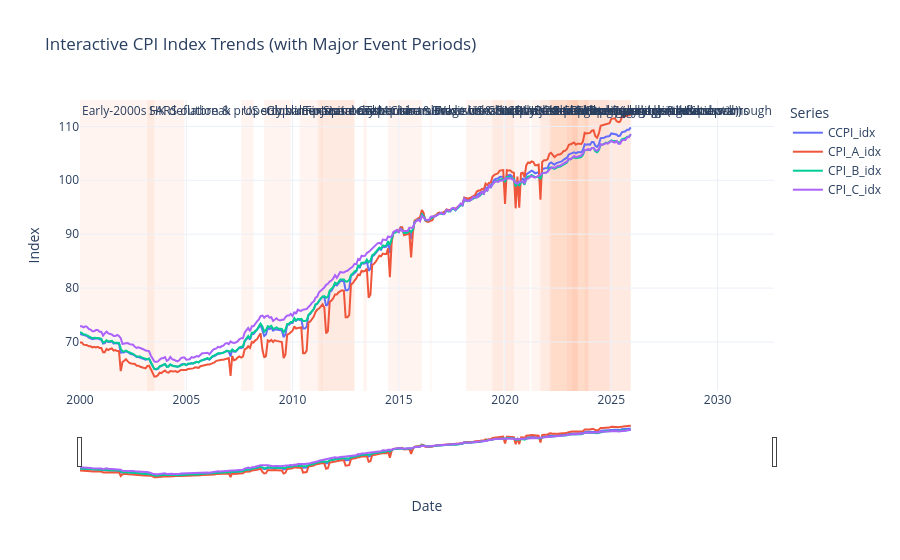

Notebook source saved alongside this figure:
### Markdown cell above
### Graphs

### Code cell
# 1) Interactive CPI index trends with event windows
fig = go.Figure()
for col in ["CCPI_idx", "CPI_A_idx", "CPI_B_idx", "CPI_C_idx"]:
    fig.add_trace(
        go.Scatter(
            x=monthly["Date"],
            y=monthly[col],
            mode="lines",
            name=col,
            hovertemplate="Date=%{x|%Y-%m}<br>Value=%{y:.2f}<extra>" + col + "</extra>",
        )
    )

for _, row in event_periods.iterrows():
    fig.add_vrect(
        x0=row["Start"],
        x1=row["End"],
        fillcolor="LightSalmon",
        opacity=0.12,
        layer="below",
        line_width=0,
        annotation_text=row["Event"],
        annotation_position="top left",
    )

fig.update_layout(
    title="Interactive CPI Index Trends (with Major Event Periods)",
    xaxis_title="Date",
    yaxis_title="Index",
    hovermode="x unified",
    legend_title_text="Series",
    template="plotly_white",
    dragmode="pan",
)
fig.update_xaxes(rangeslider_visible=True)
fig.show(config={"scrollZoom": True, "doubleClick": "reset+autosize"})

### Figure 1 — Plotly figure (JSON) as saved in the notebook; plotly's stock layout.template omitted (floating-point values rounded to 4 significant figures; data arrays with more than 128 entries replaced by an {"elided": "..."} marker saying what was removed)
{"data": [{"hovertemplate": "Date=%{x|%Y-%m}<br>Value=%{y:.2f}<extra>CCPI_idx</extra>", "mode": "lines", "name": "CCPI_idx", "type": "scatter", "x": {"elided": "312 str values"}, "y": {"elided": "312 float values"}}, {"hovertemplate": "Date=%{x|%Y-%m}<br>Value=%{y:.2f}<extra>CPI_A_idx</extra>", "mode": "lines", "name": "CPI_A_idx", "type": "scatter", "x": {"elided": "312 str values"}, "y": {"elided": "312 float values"}}, {"hovertemplate": "Date=%{x|%Y-%m}<br>Value=%{y:.2f}<extra>CPI_B_idx</extra>", "mode": "lines", "name": "CPI_B_idx", "type": "scatter", "x": {"elided": "312 str values"}, "y": {"elided": "312 float values"}}, {"hovertemplate": "Date=%{x|%Y-%m}<br>Value=%{y:.2f}<extra>CPI_C_idx</extra>", "mode": "lines", "name": "CPI_C_idx", "type": "scatter", "x": {"elided": "312 str values"}, "y": {"elided": "312 float values"}}], "layout": {"annotations": [{"showarrow": false, "text": "Early-2000s HK deflation & property slump", "x": "2000-01-01T00:00:00", "xanchor": "left", "xref": "x", "y": 1, "yanchor": "top", "yref": "y domain"}, {"showarrow": false, "text": "SARS outbreak", "x": "2003-03-01T00:00:00", "xanchor": "left", "xref": "x", "y": 1, "yanchor": "top", "yref": "y domain"}, {"showarrow": false, "text": "Global Financial Crisis", "x": "2008-09-01T00:00:00", "xanchor": "left", "xref": "x", "y": 1, "yanchor": "top", "yref": "y domain"}, {"showarrow": false, "text": "US subprime crisis onset", "x": "2007-08-01T00:00:00", "xanchor": "left", "xref": "x", "y": 1, "yanchor": "top", "yref": "y domain"}, {"showarrow": false, "text": "Eurozone debt crisis", "x": "2010-05-01T00:00:00", "xanchor": "left", "xref": "x", "y": 1, "yanchor": "top", "yref": "y domain"}, {"showarrow": false, "text": "Statutory Minimum Wage introduction", "x": "2011-05-01T00:00:00", "xanchor": "left", "xref": "x", "y": 1, "yanchor": "top", "yref": "y domain"}, {"showarrow": false, "text": "Japan earthquake & Fukushima supply shock", "x": "2011-03-11T00:00:00", "xanchor": "left", "xref": "x", "y": 1, "yanchor": "top", "yref": "y domain"}, {"showarrow": false, "text": "China slowdown & RMB adjustment episode", "x": "2014-07-01T00:00:00", "xanchor": "left", "xref": "x", "y": 1, "yanchor": "top", "yref": "y domain"}, {"showarrow": false, "text": "Taper tantrum", "x": "2013-05-01T00:00:00", "xanchor": "left", "xref": "x", "y": 1, "yanchor": "top", "yref": "y domain"}, {"showarrow": false, "text": "Brexit risk shock", "x": "2016-06-23T00:00:00", "xanchor": "left", "xref": "x", "y": 1, "yanchor": "top", "yref": "y domain"}, {"showarrow": false, "text": "US-China trade tensions", "x": "2018-03-01T00:00:00", "xanchor": "left", "xref": "x", "y": 1, "yanchor": "top", "yref": "y domain"}, {"showarrow": false, "text": "Social unrest in Hong Kong", "x": "2019-06-01T00:00:00", "xanchor": "left", "xref": "x", "y": 1, "yanchor": "top", "yref": "y domain"}, {"showarrow": false, "text": "COVID-19 pandemic (core demand shock)", "x": "2020-01-01T00:00:00", "xanchor": "left", "xref": "x", "y": 1, "yanchor": "top", "yref": "y domain"}, {"showarrow": false, "text": "Post-COVID supply-chain inflation", "x": "2021-04-01T00:00:00", "xanchor": "left", "xref": "x", "y": 1, "yanchor": "top", "yref": "y domain"}, {"showarrow": false, "text": "China property sector stress", "x": "2021-09-01T00:00:00", "xanchor": "left", "xref": "x", "y": 1, "yanchor": "top", "yref": "y domain"}, {"showarrow": false, "text": "Global energy shock (Ukraine war)", "x": "2022-02-01T00:00:00", "xanchor": "left", "xref": "x", "y": 1, "yanchor": "top", "yref": "y domain"}, {"showarrow": false, "text": "Fed tightening cycle & HK pass-through", "x": "2022-03-01T00:00:00", "xanchor": "left", "xref": "x", "y": 1, "yanchor": "top", "yref": "y domain"}, {"showarrow": false, "text": "China reopening rebound", "x": "2022-12-01T00:00:00", "xanchor": "left", "xref": "x", "y": 1, "yanchor": "top", "yref": "y domain"}, {"showarrow": false, "text": "Global banking stress", "x": "2023-03-01T00:00:00", "xanchor": "left", "xref": "x", "y": 1, "yanchor": "top", "yref": "y domain"}, {"showarrow": false, "text": "Red Sea shipping disruptions", "x": "2023-10-01T00:00:00", "xanchor": "left", "xref": "x", "y": 1, "yanchor": "top", "yref": "y domain"}], "dragmode": "pan", "hovermode": "x unified", "legend": {"title": {"text": "Series"}}, "shapes": [{"fillcolor": "LightSalmon", "layer": "below", "line": {"width": 0}, "opacity": 0.12, "type": "rect", "x0": "2000-01-01T00:00:00", "x1": "2004-12-01T00:00:00", "xref": "x", "y0": 0, "y1": 1, "yref": "y domain"}, {"fillcolor": "LightSalmon", "layer": "below", "line": {"width": 0}, "opacity": 0.12, "type": "rect", "x0": "2003-03-01T00:00:00", "x1": "2003-07-01T00:00:00", "xref": "x", "y0": 0, "y1": 1, "yref": "y domain"}, {"fillcolor": "LightSalmon", "layer": "below", "line": {"width": 0}, "opacity": 0.12, "type": "rect", "x0": "2008-09-01T00:00:00", "x1": "2009-12-01T00:00:00", "xref": "x", "y0": 0, "y1": 1, "yref": "y domain"}, {"fillcolor": "LightSalmon", "layer": "below", "line": {"width": 0}, "opacity": 0.12, "type": "rect", "x0": "2007-08-01T00:00:00", "x1": "2008-03-01T00:00:00", "xref": "x", "y0": 0, "y1": 1, "yref": "y domain"}, {"fillcolor": "LightSalmon", "layer": "below", "line": {"width": 0}, "opacity": 0.12, "type": "rect", "x0": "2010-05-01T00:00:00", "x1": "2012-12-01T00:00:00", "xref": "x", "y0": 0, "y1": 1, "yref": "y domain"}, {"fillcolor": "LightSalmon", "layer": "below", "line": {"width": 0}, "opacity": 0.12, "type": "rect", "x0": "2011-05-01T00:00:00", "x1": "2012-12-01T00:00:00", "xref": "x", "y0": 0, "y1": 1, "yref": "y domain"}, {"fillcolor": "LightSalmon", "layer": "below", "line": {"width": 0}, "opacity": 0.12, "type": "rect", "x0": "2011-03-11T00:00:00", "x1": "2011-06-01T00:00:00", "xref": "x", "y0": 0, "y1": 1, "yref": "y domain"}, {"fillcolor": "LightSalmon", "layer": "below", "line": {"width": 0}, "opacity": 0.12, "type": "rect", "x0": "2014-07-01T00:00:00", "x1": "2016-02-01T00:00:00", "xref": "x", "y0": 0, "y1": 1, "yref": "y domain"}, {"fillcolor": "LightSalmon", "layer": "below", "line": {"width": 0}, "opacity": 0.12, "type": "rect", "x0": "2013-05-01T00:00:00", "x1": "2013-07-01T00:00:00", "xref": "x", "y0": 0, "y1": 1, "yref": "y domain"}, {"fillcolor": "LightSalmon", "layer": "below", "line": {"width": 0}, "opacity": 0.12, "type": "rect", "x0": "2016-06-23T00:00:00", "x1": "2016-07-15T00:00:00", "xref": "x", "y0": 0, "y1": 1, "yref": "y domain"}, {"fillcolor": "LightSalmon", "layer": "below", "line": {"width": 0}, "opacity": 0.12, "type": "rect", "x0": "2018-03-01T00:00:00", "x1": "2019-12-01T00:00:00", "xref": "x", "y0": 0, "y1": 1, "yref": "y domain"}, {"fillcolor": "LightSalmon", "layer": "below", "line": {"width": 0}, "opacity": 0.12, "type": "rect", "x0": "2019-06-01T00:00:00", "x1": "2020-06-01T00:00:00", "xref": "x", "y0": 0, "y1": 1, "yref": "y domain"}, {"fillcolor": "LightSalmon", "layer": "below", "line": {"width": 0}, "opacity": 0.12, "type": "rect", "x0": "2020-01-01T00:00:00", "x1": "2021-03-01T00:00:00", "xref": "x", "y0": 0, "y1": 1, "yref": "y domain"}, {"fillcolor": "LightSalmon", "layer": "below", "line": {"width": 0}, "opacity": 0.12, "type": "rect", "x0": "2021-04-01T00:00:00", "x1": "2023-12-01T00:00:00", "xref": "x", "y0": 0, "y1": 1, "yref": "y domain"}, {"fillcolor": "LightSalmon", "layer": "below", "line": {"width": 0}, "opacity": 0.12, "type": "rect", "x0": "2021-09-01T00:00:00", "x1": "2025-12-01T00:00:00", "xref": "x", "y0": 0, "y1": 1, "yref": "y domain"}, {"fillcolor": "LightSalmon", "layer": "below", "line": {"width": 0}, "opacity": 0.12, "type": "rect", "x0": "2022-02-01T00:00:00", "x1": "2023-12-01T00:00:00", "xref": "x", "y0": 0, "y1": 1, "yref": "y domain"}, {"fillcolor": "LightSalmon", "layer": "below", "line": {"width": 0}, "opacity": 0.12, "type": "rect", "x0": "2022-03-01T00:00:00", "x1": "2024-12-01T00:00:00", "xref": "x", "y0": 0, "y1": 1, "yref": "y domain"}, {"fillcolor": "LightSalmon", "layer": "below", "line": {"width": 0}, "opacity": 0.12, "type": "rect", "x0": "2022-12-01T00:00:00", "x1": "2023-06-01T00:00:00", "xref": "x", "y0": 0, "y1": 1, "yref": "y domain"}, {"fillcolor": "LightSalmon", "layer": "below", "line": {"width": 0}, "opacity": 0.12, "type": "rect", "x0": "2023-03-01T00:00:00", "x1": "2023-06-01T00:00:00", "xref": "x", "y0": 0, "y1": 1, "yref": "y domain"}, {"fillcolor": "LightSalmon", "layer": "below", "line": {"width": 0}, "opacity": 0.12, "type": "rect", "x0": "2023-10-01T00:00:00", "x1": "2025-12-01T00:00:00", "xref": "x", "y0": 0, "y1": 1, "yref": "y domain"}], "title": {"text": "Interactive CPI Index Trends (with Major Event Periods)"}, "xaxis": {"rangeslider": {"visible": true}, "title": {"text": "Date"}}, "yaxis": {"title": {"text": "Index"}}}}
